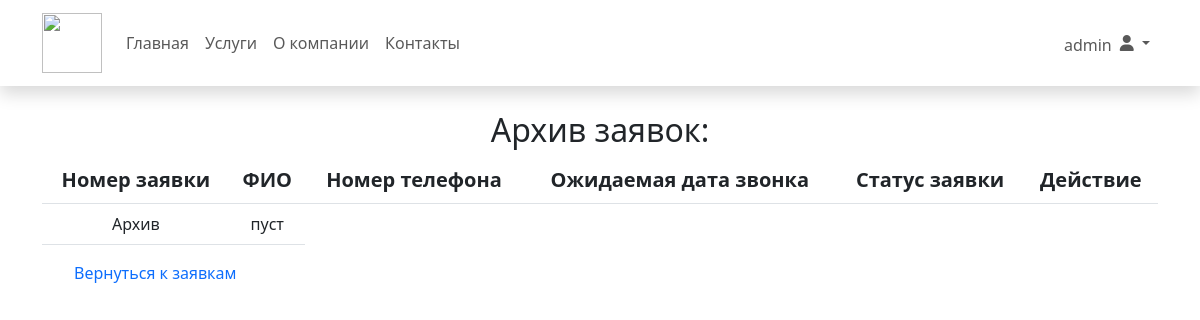
Page /feedbackArchive (signed in) on the earlier database version.
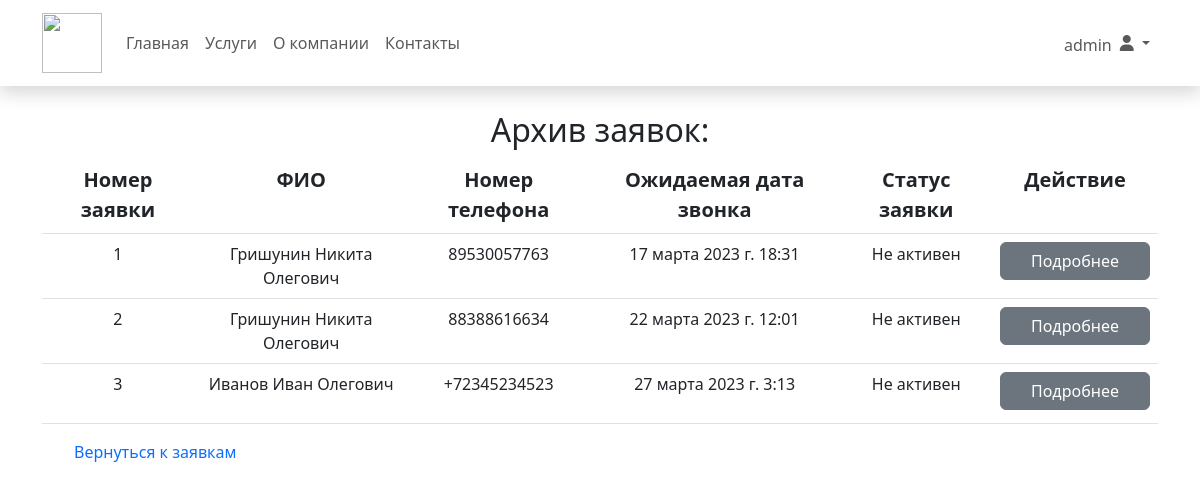
Same page on the later database version.
### main/models.py (models this page shows, shortened)
class Feedback(models.Model):
    surname = models.CharField('Фамилия', max_length=50)
    name = models.CharField('Имя', max_length=50)
    patronymic = models.CharField('Отчество', max_length=50)
    phone_number = models.CharField('Телефон', max_length=12)
    feedback_text = models.TextField('Подробности')
    date = models.DateField('Дата звонка')
    time = models.TimeField('Время звонка', default=0)
    status = models.TextField('Статус заявки', default='Активен')
    class Meta:
        verbose_name = 'Заявка'
        verbose_name_plural = 'Заявки'

### main/views.py (the view)
# urls.py: path('feedbackArchive', views.feedbackArchive, name='feedbackArchive'),
@login_required(login_url="login")
def feedbackArchive(request):
    orderbyList = ['status', 'date', 'time']
    feedback = Feedback.objects.order_by(*orderbyList)
    return render(request, 'main/feedbackArchive.html', {'feedback': feedback})

### main/templatetags/my_tags.py (called while the page is built)
@register.simple_tag(takes_context=True)
def increment(context):
    request = context['request']
    if not hasattr(request, 'increment_counter'):
        request.increment_counter = 0
    request.increment_counter += 1
    return request.increment_counter

### main/templates/main/feedbackArchive.html (shortened to what this page needs)
{% extends 'main/secondLayout.html' %}
{% load static %}
{% load my_tags %}
{% block content %}
<div class="container" style="margin-top: 25px;
    display: flex;
    flex-wrap: nowrap;
    flex-direction: column;
    justify-content: flex-start;
    align-items: stretch;">
    <table class="feedbackTable table table-hover" style="text-align: center;">
        <h2 style="text-align: center;">Архив заявок:</h2>
        <tr style="font-size: 20px;">
            <th>Номер заявки</th>
            <th>ФИО</th>
            <th>Номер телефона</th>
            <th>Ожидаемая дата звонка</th>
            <th>Статус заявки</th>
            <th>Действие</th>
        </tr>
        {% if feedback %}
        {% for el in feedback %}
        {% if el.status == 'Не активен' %}
        <tr>
            <td>{% increment %}</td>
            <td>{{ el.surname }} {{ el.name }} {{ el.patronymic }}</td>
            <td>{{ el.phone_number }}</td>
            <td>{{ el.date }} {{ el.time }}</td>
            <td>{{ el.status }}</td>
            <td>
                <button type="button" class="btn btn-secondary" data-bs-toggle="modal"
                        data-bs-target="#{{ forloop.counter }}"
                        style="margin-bottom: 5px; width: 150px;">
                    Подробнее
                </button>
            </td>
        </tr>
        {% endif %}
        {% endfor %}
        {% else %}
        <tr class="str">
            <td>Архив</td>
            <td>пуст</td>
        </tr>
        {% endif %}
    </table>
    <ul style="list-style-type: none;">
        <li><a href="{% url 'feedbackSettings' %}" style="text-decoration: none;">Вернуться к заявкам</a></li>
    </ul>
</div>
{% endblock %}

### main/templates/main/secondLayout.html (shortened to what this page needs)
{% load static %}
<!doctype html>
<html lang="en">
<head>
    <link href="https://cdn.jsdelivr.net/npm/bootstrap@5.3.0-alpha1/dist/css/bootstrap.min.css" rel="stylesheet"
>
    <link rel="stylesheet" href="{% static 'main/css/secondMain.css' %}">
</head>
<body style="height: 100%;">
<header style="height: 100%;">
    <nav class="navbar navbar-expand-lg scrolling-navbar shadow">
        <div class="container">
            <a class="navbar-brand" href="{% url 'home'%}">
                <img
                        src="https://www.svgrepo.com/show/120980/saturn.svg"
                        alt="" class="img-flid" height="60px" width="60px">
            </a>
            <div class="collapse navbar-collapse" id="navbarSupportedContent">
                <ul class="navbar-nav me-auto mb-2 mb-lg-0 smooth-scroll">
                    <li class="nav-item">
                        <a href="{% url 'home'%}" class="nav-link waves-effect waves-light"
                           aria-current="page">Главная</a>
                    </li>
                    <li class="nav-item">
                        <a href="{% url 'services'%}" class="nav-link waves-effect waves-light">Услуги</a>
                    </li>
                    <li class="nav-item">
                        <a href="{% url 'about'%}" class="nav-link waves-effect waves-light">О компании</a>
                    </li>
                    <li class="nav-item">
                        <a href="{% url 'contacts' %}" class="nav-link waves-effect waves-light">Контакты</a>
                    </li>
                </ul>
                {% if user.is_staff %}
                <ul class="navbar-nav mb-2 mb-lg-0 smooth-scroll">
                    <li style="margin-top: 10px; color: var(--bs-nav-link-color);">
                        {{ user.username }}
                    </li>
                    <li class="nav-item dropdown">
                        <a class="nav-link dropdown-toggle" href="#" id="navbarDropdownMenuLink1" role="button"
                           data-bs-toggle="dropdown" aria-expanded="false">
                            <i class="fas fa-user"></i>
                        </a>
                    </li>
                </ul>
                {% endif %}
            </div>
        </div>
    </nav>
</header>
<main>
    {% block content %}
    {% endblock %}
</main>
</body>
</html>

Differences in the rows shown:
added Feedback: increment "1", surname "Гришунин", name "Никита", patronymic "Олегович", phone_number "89530057763", date "17 марта 2023 г.", time "18:31", status "Не активен"
added Feedback: increment "2", surname "Гришунин", name "Никита", patronymic "Олегович", phone_number "88388616634", date "22 марта 2023 г.", time "12:01", status "Не активен"
added Feedback: increment "3", surname "Иванов", name "Иван", patronymic "Олегович", phone_number "+72345234523", date "27 марта 2023 г.", time "3:13", status "Не активен"
Other differences:
text no longer shown: "Архив пуст"
